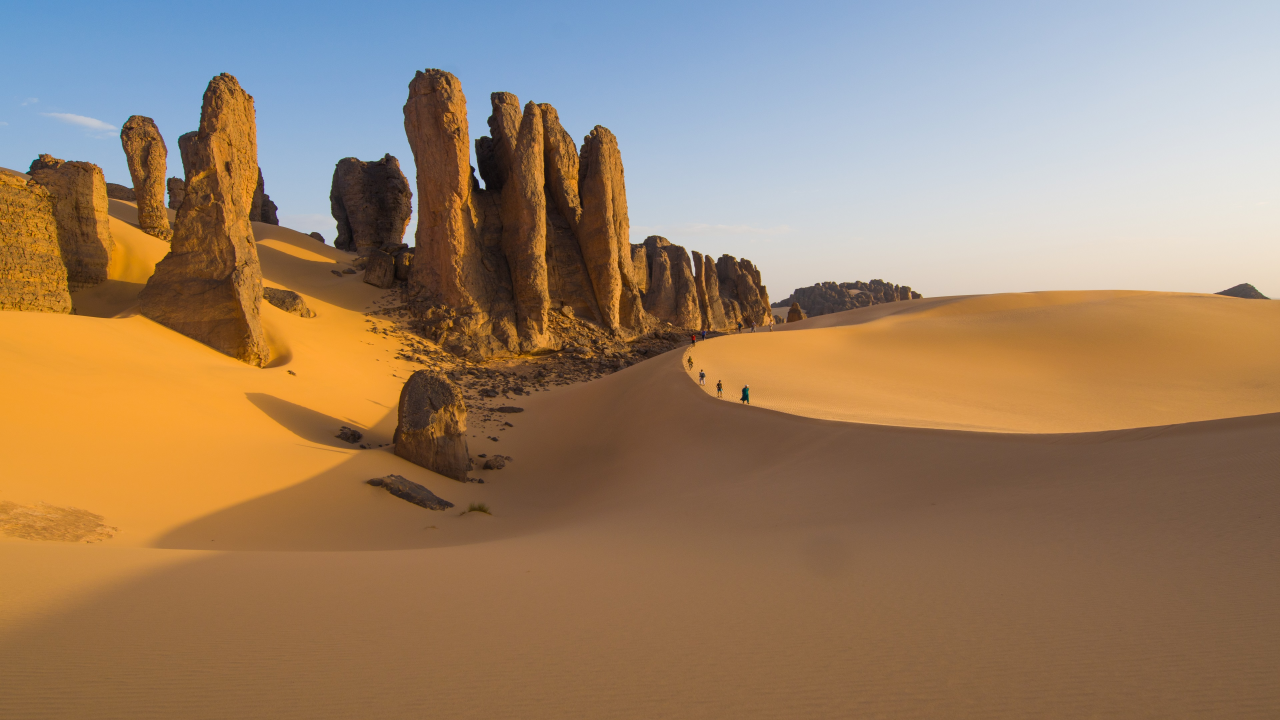
#> input picture pynq_vision_xclbin_resize/image/sahara.jpg, 3840 x 2160 px, found by its file name (shown at 1/3 size)
$ jupyter execute --allow-errors resize.ipynb   (shell and % lines are left out)
#> lines starting #> are read from the running program, lines starting #| are printed output that depends on the picture
[cell 1]
from pynq import Overlay
import cv2
import numpy as np
import matplotlib.pyplot as plt
from pynq import allocate

#> (a cell that did not finish here is left out)

#> (a cell that did not finish here is left out)

#> (a cell that did not finish here is left out)

[cell 5]
image_bgr = cv2.imread('/home/xilinx/pynq/overlays/resize/sahara.jpg')
#> image_bgr is the input picture: shape (2160, 3840, 3); mean B, G, R 104, 129.4, 155.3
image_in  = cv2.cvtColor(image_bgr,cv2.COLOR_BGR2GRAY)   # 转换为gray
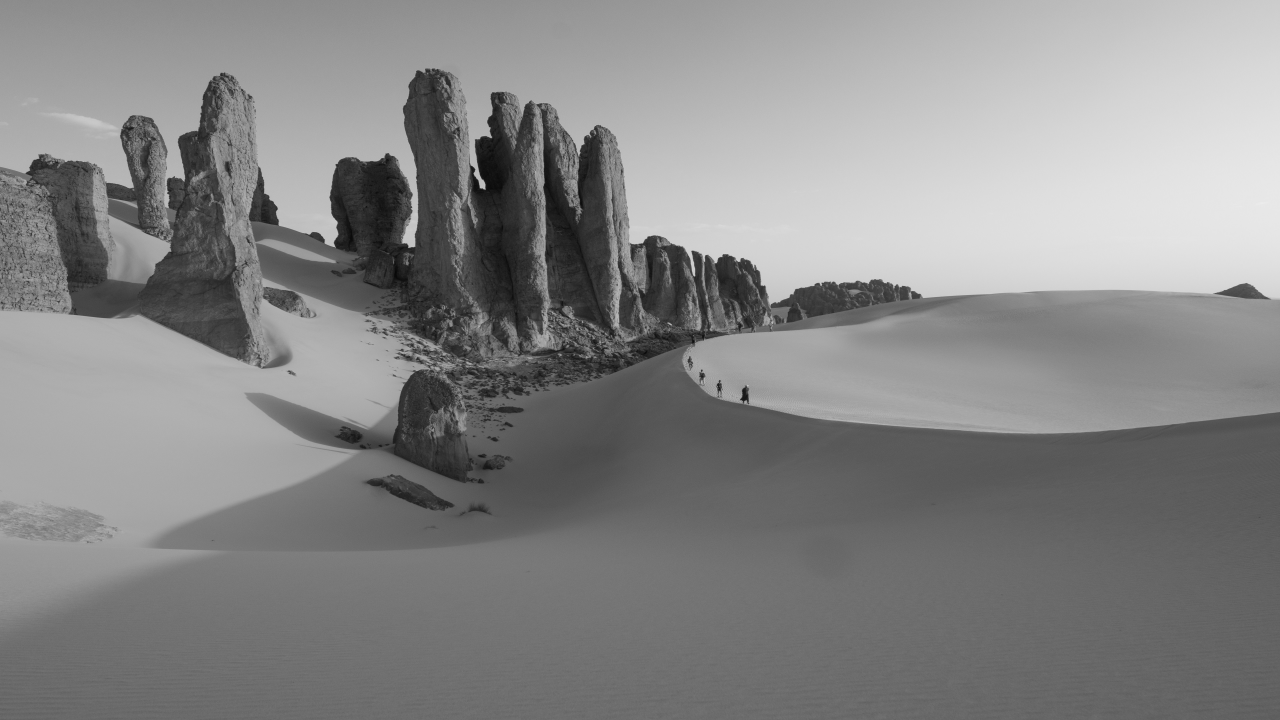
#> image_in: shape (2160, 3840) (shown at 1/3 size); min 4, max 236, mean 134.2
import matplotlib.pyplot as plt
plt.imshow(image_in)

[cell 6]
image_in.shape
#> Out = (2160, 3840)

[cell 7]
reduce_rate = 2
rows_out = int(image_in.shape[0]/reduce_rate)
#> rows_out = 1080
cols_out = int(image_in.shape[1]/reduce_rate)
#> cols_out = 1920
rows_out,cols_out
#> Out = (1080, 1920)

#> (a cell that did not finish here is left out)

#> (a cell that did not finish here is left out)

#> (a cell that did not finish here is left out)

[cell 11]
image_in[0,0]
#> Out = 136

[cell 12]
image_in.shape
#> Out = (2160, 3840)
